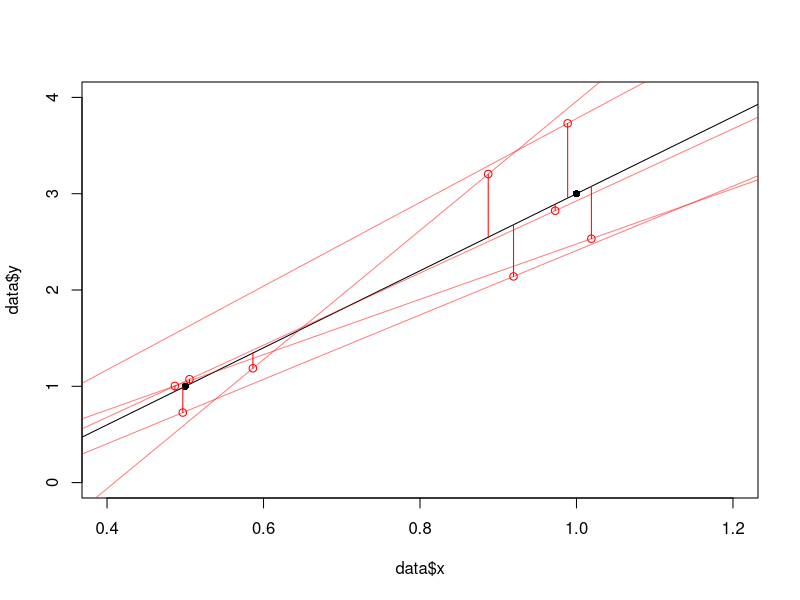

This chart was generated by the following R code:

data <- data.frame(x=c(0.5, 1), y=c(1, 3))

model <- lm(y ~ x, data)

model
#Call:
#  lm(formula = y ~ x, data = data)
#
#Coefficients:
#  (Intercept)            x  
#-1            4  

summary(model)
#Call:
#  lm(formula = y ~ x, data = data)
#
#Residuals:
#  ALL 2 residuals are 0: no residual degrees of freedom!
#  
#  Coefficients:
#  Estimate Std. Error t value Pr(>|t|)
#(Intercept)       -1         NA      NA       NA
#x                  4         NA      NA       NA
#
#Residual standard error: NaN on 0 degrees of freedom
#Multiple R-squared:      1,	Adjusted R-squared:    NaN 
#F-statistic:   NaN on 1 and 0 DF,  p-value: NA

plot(data$x, data$y, xlim=c(.4, 1.2), ylim=c(0, 4), pch=16)
abline(model)

# Zero bias... but what about variance?

# Randomly mutate the data set a little and plot predictions
newdata <- data.frame(x=c(runif(5, 0.3, 0.7), runif(5, 0.8, 1.2)),
                      y=c(runif(5, 0.7, 1.3), runif(5, 2, 4)))
predicted <- predict(model, newdata)
points(newdata$x, newdata$y, col='red')
segments(newdata$x, newdata$y, newdata$x, predicted, col='red')

# Refit the model on pairs of new data points?
for (n in 1:5) {
  model <- lm (y ~ x, newdata[c(n,n+5),])
  abline(model, col=rgb(1, 0, 0, 0.5))
}


